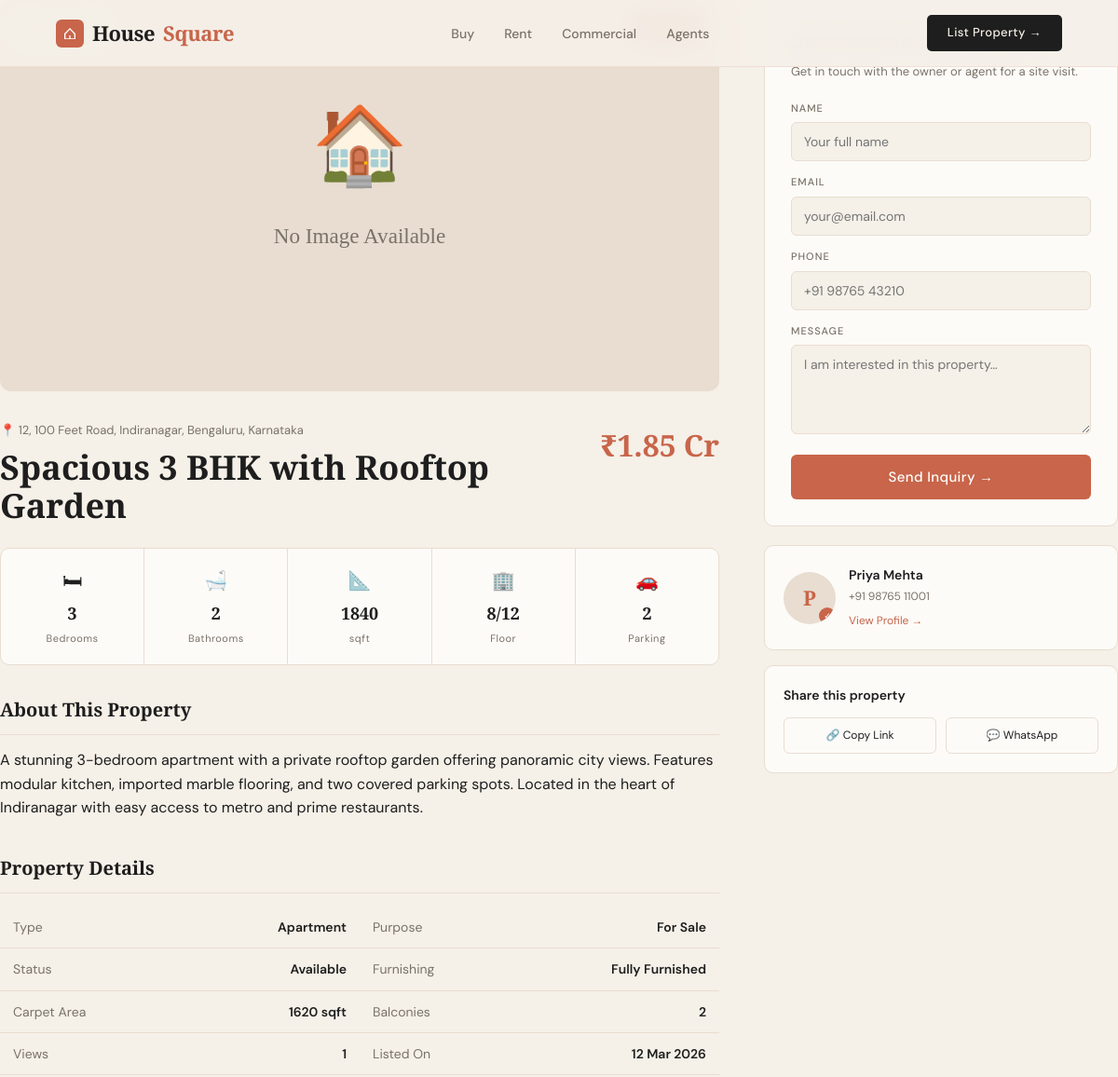
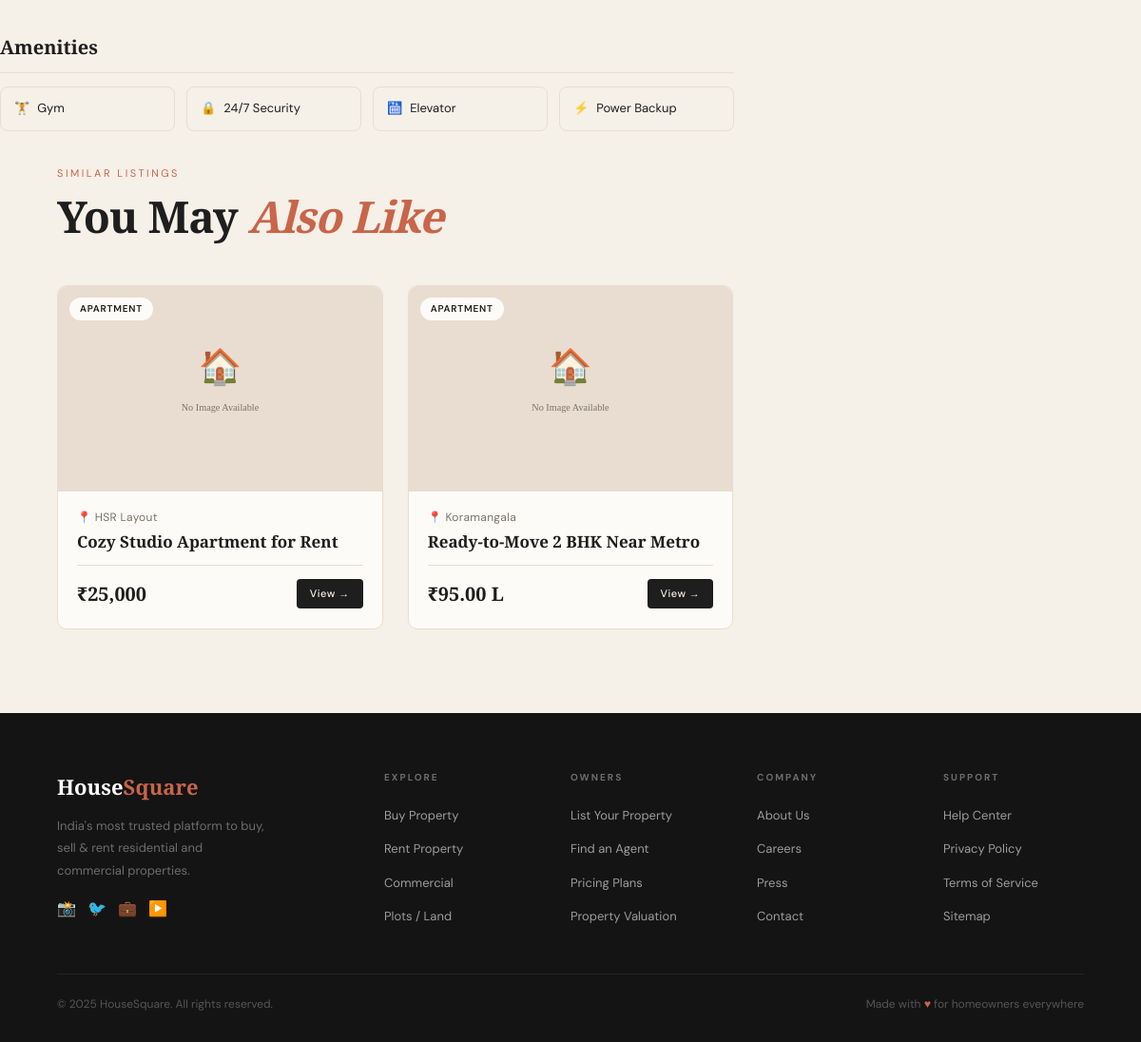
/properties/spacious-3-bhk-with-rooftop-garden/, run on the app's committed database (2 pictures, top to bottom).
### listings/models.py (models this page shows, shortened)
class Property(models.Model):
    PROPERTY_TYPES = [
        ('apartment', 'Apartment'),
        ('villa',     'Villa'),
        ('plot',      'Plot / Land'),
        ('penthouse', 'Penthouse'),
        ('commercial','Commercial'),
        ('office',    'Office Space'),
        ('shop',      'Shop / Showroom'),
        ('warehouse', 'Warehouse'),
    ]
    LISTING_PURPOSE = [
        ('sale',  'For Sale'),
        ('rent',  'For Rent'),
        ('lease', 'For Lease'),
    ]
    STATUS_CHOICES = [
        ('available',  'Available'),
        ('under_offer','Under Offer'),
        ('sold',       'Sold'),
        ('rented',     'Rented'),
    ]
    FURNISHING = [
        ('unfurnished',       'Unfurnished'),
        ('semi_furnished',    'Semi-Furnished'),
        ('fully_furnished',   'Fully Furnished'),
    ]
    FACING = [
        ('north', 'North'),
        ('south', 'South'),
        ('east',  'East'),
        ('west',  'West'),
        ('ne',    'North-East'),
        ('nw',    'North-West'),
        ('se',    'South-East'),
        ('sw',    'South-West'),
    ]
    id             = models.UUIDField(primary_key=True, default=uuid.uuid4, editable=False)
    title          = models.CharField(max_length=200)
    slug           = models.SlugField(max_length=220, unique=True, blank=True)
    description    = models.TextField()
    property_type  = models.CharField(max_length=20, choices=PROPERTY_TYPES)
    purpose        = models.CharField(max_length=10, choices=LISTING_PURPOSE, default='sale')
    status         = models.CharField(max_length=15, choices=STATUS_CHOICES, default='available')
    address        = models.CharField(max_length=300)
    locality       = models.CharField(max_length=150)
    city           = models.ForeignKey(City, on_delete=models.SET_NULL, null=True)
    pincode        = models.CharField(max_length=10, blank=True)
    latitude       = models.DecimalField(max_digits=9, decimal_places=6, null=True, blank=True)
    longitude      = models.DecimalField(max_digits=9, decimal_places=6, null=True, blank=True)
    price          = models.DecimalField(max_digits=14, decimal_places=2)
    price_negotiable = models.BooleanField(default=False)
    maintenance_charges = models.DecimalField(max_digits=8, decimal_places=2, null=True, blank=True)
    bedrooms       = models.PositiveSmallIntegerField(null=True, blank=True)
    bathrooms      = models.PositiveSmallIntegerField(null=True, blank=True)
    balconies      = models.PositiveSmallIntegerField(null=True, blank=True)
    parking_spots  = models.PositiveSmallIntegerField(default=0)
    floor_number   = models.PositiveSmallIntegerField(null=True, blank=True)
    total_floors   = models.PositiveSmallIntegerField(null=True, blank=True)
    built_up_area  = models.DecimalField(max_digits=10, decimal_places=2, help_text='sqft')
    carpet_area    = models.DecimalField(max_digits=10, decimal_places=2, null=True, blank=True, help_text='sqft')
    plot_area      = models.DecimalField(max_digits=10, decimal_places=2, null=True, blank=True, help_text='sqft')
    furnishing     = models.CharField(max_length=20, choices=FURNISHING, default='unfurnished')
    facing         = models.CharField(max_length=5, choices=FACING, blank=True)
    age_of_property= models.PositiveSmallIntegerField(null=True, blank=True, help_text='years')
    has_gym        = models.BooleanField(default=False)
    has_pool       = models.BooleanField(default=False)
    has_security   = models.BooleanField(default=False)
    has_lift       = models.BooleanField(default=False)
    has_garden     = models.BooleanField(default=False)
    has_clubhouse  = models.BooleanField(default=False)
    has_power_backup = models.BooleanField(default=False)
    pet_friendly   = models.BooleanField(default=False)
    cover_image    = models.ImageField(upload_to='properties/', blank=True, null=True)
    agent          = models.ForeignKey(Agent, on_delete=models.SET_NULL, null=True, blank=True, related_name='properties')
    owner_name     = models.CharField(max_length=120, blank=True)
    owner_phone    = models.CharField(max_length=20, blank=True)
    owner_email    = models.EmailField(blank=True)
    is_featured    = models.BooleanField(default=False)
    is_verified    = models.BooleanField(default=False)
    views_count    = models.PositiveIntegerField(default=0)
    created_at     = models.DateTimeField(auto_now_add=True)
    updated_at     = models.DateTimeField(auto_now=True)
    class Meta:
        verbose_name_plural = "Properties"
        ordering = ['-created_at']
    def save(self, *args, **kwargs):
        super().save(*args, **kwargs)
    def get_absolute_url(self):
        return reverse('listings:detail', kwargs={'slug': self.slug})
    @property
    def formatted_price(self):
        price = float(self.price)
        if price >= 10_000_000:
            return f"₹{price/10_000_000:.2f} Cr"
        elif price >= 100_000:
            return f"₹{price/100_000:.2f} L"
        else:
            return f"₹{price:,.0f}"
    @property
    def amenities_list(self):
        amenities = []
        if self.has_gym:       amenities.append(('🏋️', 'Gym'))
        if self.has_pool:      amenities.append(('🏊', 'Swimming Pool'))
        if self.has_security:  amenities.append(('🔒', '24/7 Security'))
        if self.has_lift:      amenities.append(('🛗', 'Elevator'))
        if self.has_garden:    amenities.append(('🌿', 'Garden'))
        if self.has_clubhouse: amenities.append(('🏡', 'Clubhouse'))
        if self.has_power_backup: amenities.append(('⚡', 'Power Backup'))
        if self.pet_friendly:  amenities.append(('🐾', 'Pet Friendly'))
        return amenities

class City(models.Model):
    name = models.CharField(max_length=100)
    state = models.CharField(max_length=100)
    class Meta:
        verbose_name_plural = "Cities"
        ordering = ['name']
    def __str__(self):
        return f"{self.name}, {self.state}"

class Agent(models.Model):
    name        = models.CharField(max_length=120)
    phone       = models.CharField(max_length=20)
    email       = models.EmailField()
    photo       = models.ImageField(upload_to='agents/', blank=True, null=True)
    bio         = models.TextField(blank=True)
    verified    = models.BooleanField(default=False)
    listings_count = models.PositiveIntegerField(default=0)
    created_at  = models.DateTimeField(auto_now_add=True)

### listings/views.py (the view, shortened to what this page needs)
# urls.py: path('properties/<slug:slug>/', views.listing_detail, name='detail'),
def listing_detail(request, slug):
    prop = get_object_or_404(Property, slug=slug)
    prop.views_count += 1
    prop.save(update_fields=['views_count'])
    inquiry_form = InquiryForm()
    similar = Property.objects.filter(
        property_type=prop.property_type,
        status='available'
    ).exclude(pk=prop.pk)[:3]
    return render(request, 'listings/listing_detail.html', {
        'prop':         prop,
        'images':       prop.images.all(),
        'inquiry_form': inquiry_form,
        'similar':      similar,
    })

### listings/forms.py
class InquiryForm(forms.ModelForm):
    class Meta:
        model = Inquiry
        fields = ['name', 'email', 'phone', 'message']
        widgets = {
            'name':    forms.TextInput(attrs={'placeholder': 'Your full name', 'class': 'form-input'}),
            'email':   forms.EmailInput(attrs={'placeholder': 'your@email.com', 'class': 'form-input'}),
            'phone':   forms.TextInput(attrs={'placeholder': '+91 98765 43210', 'class': 'form-input'}),
            'message': forms.Textarea(attrs={'placeholder': 'I am interested in this property…', 'rows': 4, 'class': 'form-input'}),
        }

### templates/listings/listing_detail.html (shortened to what this page needs)
{% extends 'base.html' %}
{% load static %}
{% block content %}
<div class="detail-layout">
  <div class="detail-main">
    <div class="gallery">
      <div class="gallery-main">
        {% if prop.cover_image %}
          <img src="{{ prop.cover_image.url }}" alt="{{ prop.title }}" id="mainImg">
        {% else %}
          <img src="{% static 'assets/images/placeholder.svg' %}" alt="{{ prop.title }}" id="mainImg">
        {% endif %}
        <span class="gallery-type-badge">{{ prop.get_property_type_display }}</span>
        {% if prop.is_verified %}<span class="gallery-verified">✓ Verified</span>{% endif %}
      </div>
    </div>
    <div class="detail-header">
      <div>
        <div class="detail-address">📍 {{ prop.address }}{% if prop.city %}, {{ prop.city }}{% endif %}</div>
        <h1 class="detail-title">{{ prop.title }}</h1>
      </div>
      <div class="detail-price-block">
        <div class="detail-price">{{ prop.formatted_price }}</div>
      </div>
    </div>
    <div class="detail-stats-bar">
      {% if prop.bedrooms %}<div class="ds-item"><span>🛏</span><strong>{{ prop.bedrooms }}</strong><span>Bedrooms</span></div>{% endif %}
      {% if prop.bathrooms %}<div class="ds-item"><span>🛁</span><strong>{{ prop.bathrooms }}</strong><span>Bathrooms</span></div>{% endif %}
      {% if prop.built_up_area %}<div class="ds-item"><span>📐</span><strong>{{ prop.built_up_area|floatformat:0 }}</strong><span>sqft</span></div>{% endif %}
      {% if prop.floor_number %}<div class="ds-item"><span>🏢</span><strong>{{ prop.floor_number }}/{{ prop.total_floors }}</strong><span>Floor</span></div>{% endif %}
      {% if prop.parking_spots %}<div class="ds-item"><span>🚗</span><strong>{{ prop.parking_spots }}</strong><span>Parking</span></div>{% endif %}
    </div>
    <div class="detail-section">
      <h2 class="ds-title">About This Property</h2>
      <p class="detail-desc">{{ prop.description|linebreaks }}</p>
    </div>
    <div class="detail-section">
      <h2 class="ds-title">Property Details</h2>
      <div class="detail-table">
        <div class="dt-row"><span>Type</span><strong>{{ prop.get_property_type_display }}</strong></div>
        <div class="dt-row"><span>Purpose</span><strong>{{ prop.get_purpose_display }}</strong></div>
        <div class="dt-row"><span>Status</span><strong>{{ prop.get_status_display }}</strong></div>
        {% if prop.furnishing %}<div class="dt-row"><span>Furnishing</span><strong>{{ prop.get_furnishing_display }}</strong></div>{% endif %}
        {% if prop.carpet_area %}<div class="dt-row"><span>Carpet Area</span><strong>{{ prop.carpet_area|floatformat:0 }} sqft</strong></div>{% endif %}
        {% if prop.balconies %}<div class="dt-row"><span>Balconies</span><strong>{{ prop.balconies }}</strong></div>{% endif %}
        <div class="dt-row"><span>Views</span><strong>{{ prop.views_count }}</strong></div>
        <div class="dt-row"><span>Listed On</span><strong>{{ prop.created_at|date:"d M Y" }}</strong></div>
      </div>
    </div>
    {% if prop.amenities_list %}
    <div class="detail-section">
      <h2 class="ds-title">Amenities</h2>
      <div class="amenities-grid">
        {% for icon, label in prop.amenities_list %}
        <div class="amenity-item"><span>{{ icon }}</span> {{ label }}</div>
        {% endfor %}
      </div>
    </div>
    {% endif %}
  </div>
  <aside class="detail-sidebar">
    <div class="inquiry-card">
      <h3>Interested in this property?</h3>
      <p>Get in touch with the owner or agent for a site visit.</p>
      <form method="post">
        {% for field in inquiry_form %}
        <div class="form-group">
          <label>{{ field.label }}</label>
          {{ field }}
        </div>
        {% endfor %}
        <button type="submit" class="submit-btn">Send Inquiry →</button>
      </form>
    </div>
    {% if prop.agent %}
    <div class="agent-sidebar-card">
      <div class="agent-photo-sm">
        {% if prop.agent.photo %}
          <img src="{{ prop.agent.photo.url }}" alt="{{ prop.agent.name }}">
        {% else %}
          <div class="agent-initials-sm">{{ prop.agent.name|first }}</div>
        {% endif %}
        {% if prop.agent.verified %}<span class="verified-sm">✓</span>{% endif %}
      </div>
      <div>
        <div class="agent-nm">{{ prop.agent.name }}</div>
        <div class="agent-ph">{{ prop.agent.phone }}</div>
        <a href="{% url 'listings:agent_detail' prop.agent.pk %}" class="agent-link">View Profile →</a>
      </div>
    </div>
    {% endif %}
    <div class="share-card">
      <h4>Share this property</h4>
      <div class="share-btns">
        <button onclick="navigator.clipboard.writeText(window.location.href); alert('Link copied!')" class="share-btn">🔗 Copy Link</button>
        <a href="https://wa.me/?text={{ request.build_absolute_uri }}" target="_blank" class="share-btn whatsapp">💬 WhatsApp</a>
      </div>
    </div>
  </aside>
</div>
{% if similar %}
<section class="section" style="padding-top: 0">
  <div class="section-header">
    <div>
      <div class="section-tag">Similar Listings</div>
      <h2 class="section-title">You May <em>Also Like</em></h2>
    </div>
  </div>
  <div class="listings-grid">
    {% for s in similar %}
    <div class="listing-card">
      <a href="{{ s.get_absolute_url }}" class="card-link">
        <div class="card-img">
          {% if s.cover_image %}<img src="{{ s.cover_image.url }}" alt="{{ s.title }}" loading="lazy">
          {% else %}<img src="{% static 'assets/images/placeholder.svg' %}" alt="{{ s.title }}" loading="lazy">{% endif %}
          <span class="card-type-badge">{{ s.get_property_type_display }}</span>
        </div>
        <div class="card-body">
          <div class="card-address">📍 {{ s.locality }}</div>
          <div class="card-title">{{ s.title }}</div>
          <div class="card-footer">
            <div class="card-price-tag">{{ s.formatted_price }}</div>
            <span class="card-btn">View →</span>
          </div>
        </div>
      </a>
    </div>
    {% endfor %}
  </div>
</section>
{% endif %}
{% endblock %}

### data on the page
Property: address "12, 100 Feet Road, Indiranagar", city "Bengaluru, Karnataka", title "Spacious 3 BHK with Rooftop Garden", formatted_price "₹1.85 Cr", bedrooms "3", bathrooms "2", built_up_area "1840", floor_number "8", total_floors "12", parking_spots "2", description "A stunning 3-bedroom apartment with a private rooftop garden offering panoramic city views. Features modular kitchen, imported marble flooring, and two covered parking spots. Located in the heart of Indiranagar with easy access to metro and prime restaurants.", property_type "Apartment", purpose "For Sale", status "Available", furnishing "Fully Furnished", carpet_area "1620", balconies "2", views_count "1", created_at "12 Mar 2026", agent.name|first "P", agent.name "Priya Mehta", agent.phone "+91 98765 11001"
Property: property_type "APARTMENT", locality "HSR Layout", title "Cozy Studio Apartment for Rent", formatted_price "₹25,000"
Property: property_type "APARTMENT", locality "Koramangala", title "Ready-to-Move 2 BHK Near Metro", formatted_price "₹95.00 L"

### other printed values
{{ icon }} "🏋️" "🔒" "🛗" "⚡"
{{ label }} "Gym" "24/7 Security" "Elevator" "Power Backup"
{{ field.label }} "NAME" "EMAIL" "PHONE" "MESSAGE"
